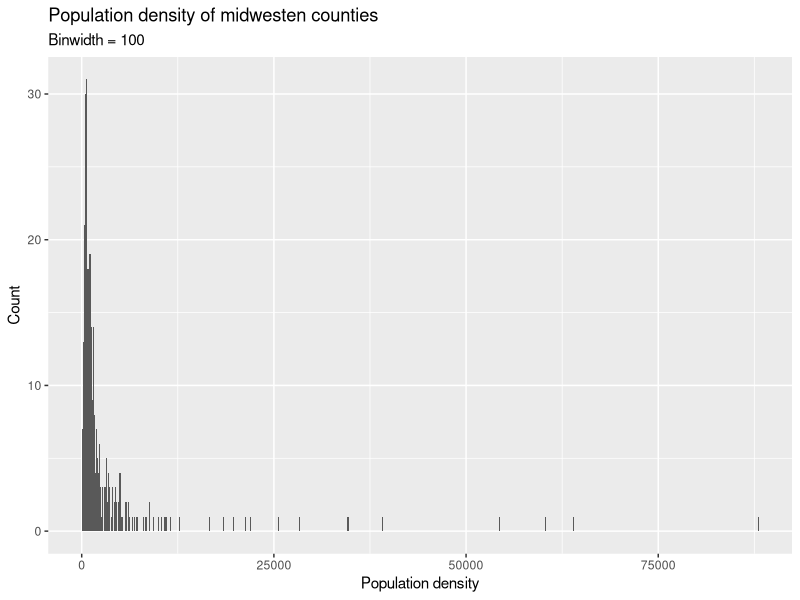
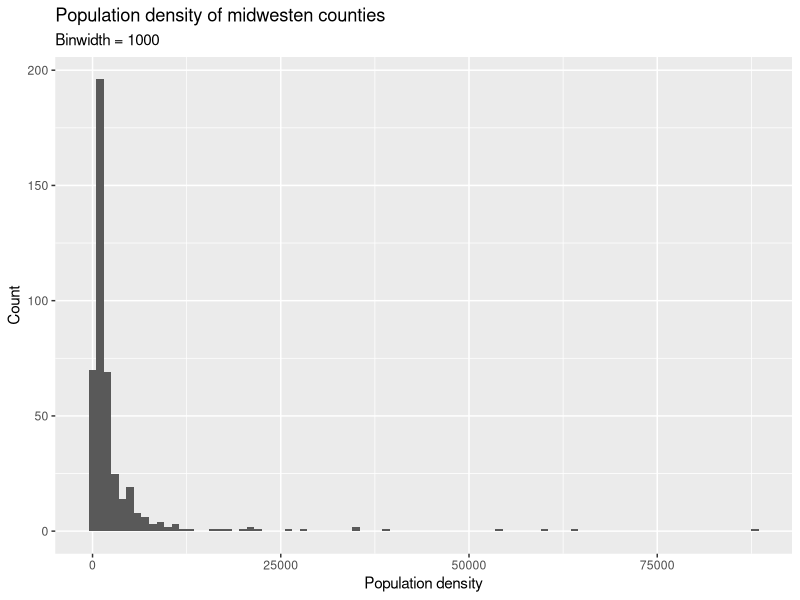
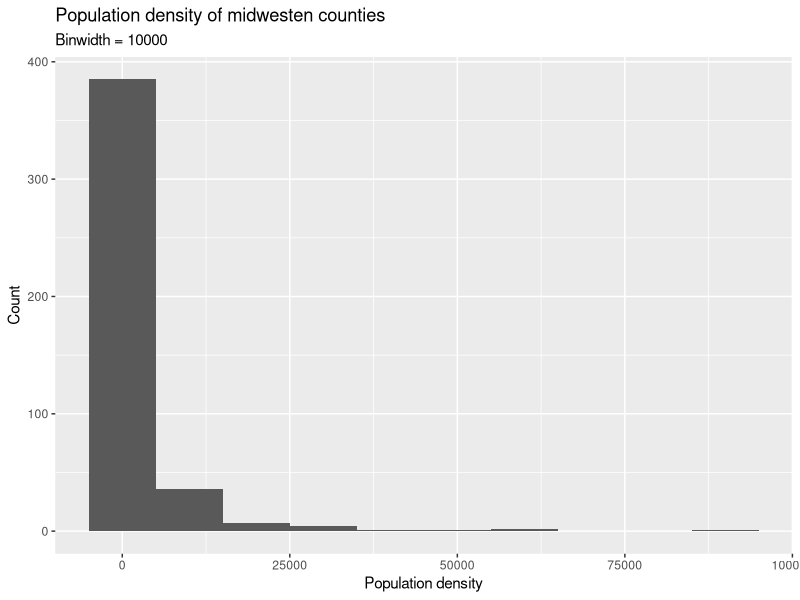
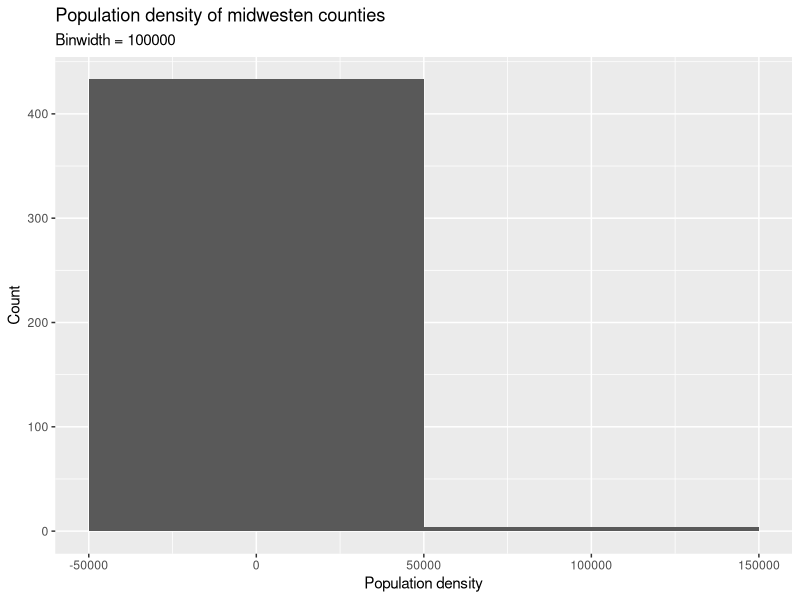
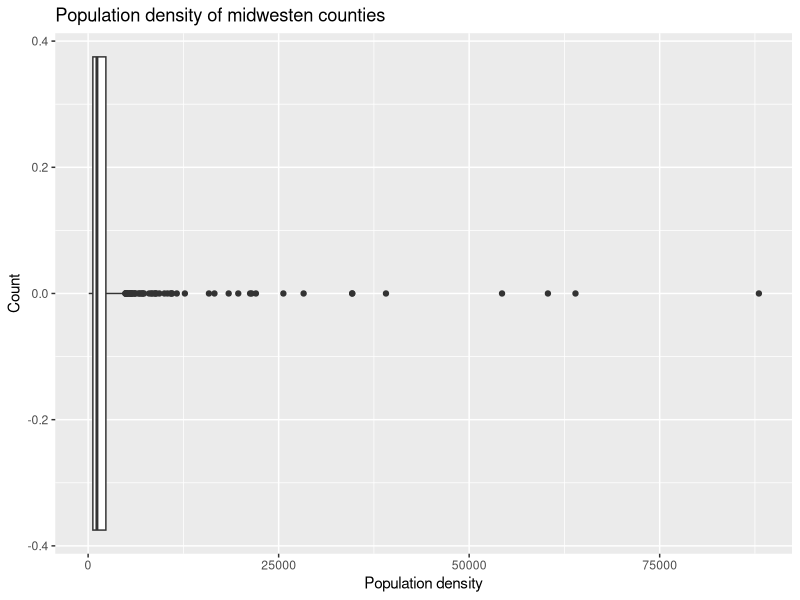
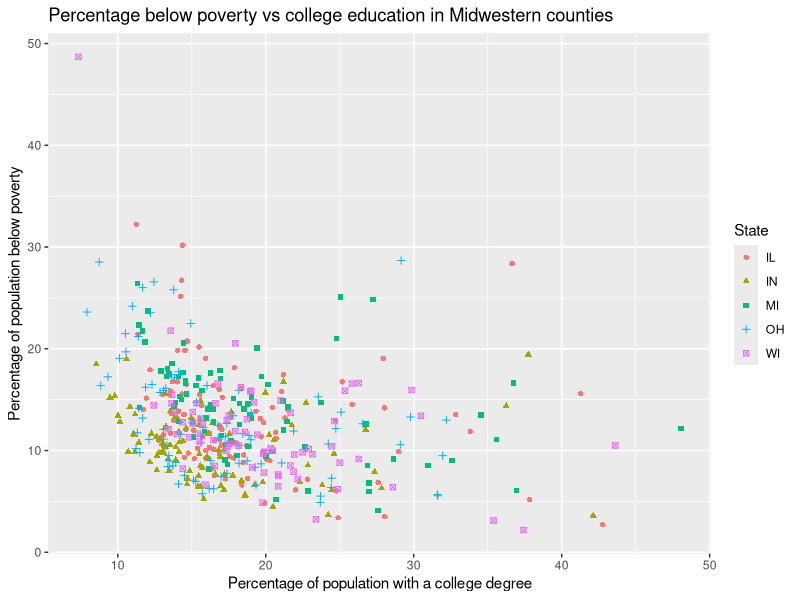

Here is the R script that generated these plots, in order:
## ---- chunk 1
#| label: load packages

library(tidyverse)
## ---- chunk 2
# Plot Number 1
ggplot(midwest, aes(x = popdensity)) +
  geom_histogram(binwidth = 100) +
  labs(
    x = "Population density",
    y = "Count",
    title = "Population density of midwesten counties",
    subtitle = "Binwidth = 100"
)

# Plot Number 2
ggplot(midwest, aes(x = popdensity)) +
  geom_histogram(binwidth = 1000) +
  labs(
    x = "Population density",
    y = "Count",
    title = "Population density of midwesten counties",
    subtitle = "Binwidth = 1000"
)

# Plot Number 3
ggplot(midwest, aes(x = popdensity)) +
  geom_histogram(binwidth = 10000) +
  labs(
    x = "Population density",
    y = "Count",
    title = "Population density of midwesten counties",
    subtitle = "Binwidth = 10000"
)

# Plot Number 4
ggplot(midwest, aes(x = popdensity)) +
  geom_histogram(binwidth = 100000) +
  labs(
    x = "Population density",
    y = "Count",
    title = "Population density of midwesten counties",
    subtitle = "Binwidth = 100000"
)

## ---- chunk 3
# Boxplot
ggplot(midwest, aes(x = popdensity)) +
  geom_boxplot() +
  labs(
    x = "Population density",
    y = "Count",
    title = "Population density of midwesten counties"
)

## ---- chunk 4
# Scatterplot
ggplot(midwest, 
       aes(
         x = percollege,
         y = percbelowpoverty,
         color = state,
         shape = state)
       ) +
  geom_point() +
  labs(
    x = "Percentage of population with a college degree",
    y = "Percentage of population below poverty",
    title = "Percentage below poverty vs college education in Midwestern counties",
    color = "State",
    shape = "State"
  )
  
